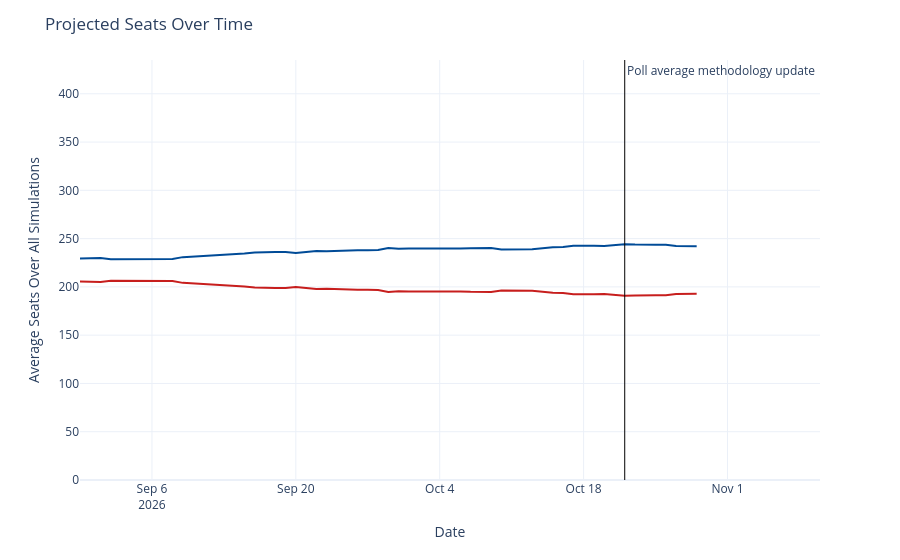

The notebook cell this image was saved under:
### Code cell
seats_over_time = output_ts[(output_ts['geo'] == 'US House') &
                             (output_ts['type'] == 'seats')]
seats_over_time['rep_seats'] = seats_over_time['y'].map(lambda x: 435 - x)
seats_over_time = seats_over_time.rename({'y': 'Democrats', 'rep_seats': 'Republicans'}, axis=1)
seats_time_ser = px.line(seats_over_time, x='date', y=['Democrats', 'Republicans'], template='plotly_white',
                        color_discrete_map={'Democrats': '#004b97', 'Republicans': '#c71e1d'},)
seats_time_ser.update_traces(hovertemplate="%{y:.1f}")
seats_time_ser.update_layout(
    xaxis=dict(range=[pd.to_datetime('2026-08-30'), pd.to_datetime('2026-11-10')]),
    yaxis=dict(range=[0, 435]),
    xaxis_title='Date',
    yaxis_title='Average Seats Over All Simulations',
    title=dict(text="Projected Seats Over Time"),
    hovermode="x",
    showlegend=False
)
seats_time_ser.add_vline(x=pd.to_datetime('2026-10-22').timestamp() * 1000, line_width=1, line_color='black',
                          annotation_text='Poll average methodology update', annotation_position='top right')
seats_time_ser

### Figure 1 — Plotly figure (JSON) as saved in the notebook; plotly's stock layout.template omitted (floating-point values rounded to 4 significant figures)
{"data": [{"hovertemplate": "%{y:.1f}", "legendgroup": "Democrats", "line": {"color": "#004b97", "dash": "solid"}, "marker": {"symbol": "circle"}, "mode": "lines", "name": "Democrats", "orientation": "v", "showlegend": true, "type": "scatter", "x": ["2026-08-30", "2026-08-31", "2026-09-01", "2026-09-02", "2026-09-03", "2026-09-04", "2026-09-05", "2026-09-06", "2026-09-07", "2026-09-08", "2026-09-09", "2026-09-14", "2026-09-15", "2026-09-16", "2026-09-17", "2026-09-18", "2026-09-19", "2026-09-20", "2026-09-21", "2026-09-22", "2026-09-23", "2026-09-24", "2026-09-25", "2026-09-26", "2026-09-27", "2026-09-28", "2026-09-29", "2026-09-30", "2026-10-01", "2026-10-02", "2026-10-03", "2026-10-04", "2026-10-05", "2026-10-06", "2026-10-07", "2026-10-08", "2026-10-09", "2026-10-10", "2026-10-11", "2026-10-12", "2026-10-13", "2026-10-15", "2026-10-16", "2026-10-17", "2026-10-18", "2026-10-19", "2026-10-20", "2026-10-21", "2026-10-22", "2026-10-23", "2026-10-24", "2026-10-25", "2026-10-26", "2026-10-27", "2026-10-29"], "xaxis": "x", "y": [229.4, 230.0, 230.0, 228.5, 228.5, 228.7, 228.7, 228.9, 228.8, 228.9, 230.8, 233.6, 234.7, 235.7, 236.2, 236.1, 236.0, 235.0, 236.2, 237.2, 236.9, 237.4, 237.9, 237.9, 237.9, 238.2, 240.4, 239.5, 239.7, 239.6, 239.5, 239.7, 239.8, 239.7, 240.1, 240.1, 240.2, 238.8, 238.7, 238.7, 238.9, 240.9, 241.3, 242.6, 242.9, 242.5, 242.4, 243.5, 244.2, 243.8, 244.0, 243.7, 243.6, 242.4, 242.2], "yaxis": "y"}, {"hovertemplate": "%{y:.1f}", "legendgroup": "Republicans", "line": {"color": "#c71e1d", "dash": "solid"}, "marker": {"symbol": "circle"}, "mode": "lines", "name": "Republicans", "orientation": "v", "showlegend": true, "type": "scatter", "x": ["2026-08-30", "2026-08-31", "2026-09-01", "2026-09-02", "2026-09-03", "2026-09-04", "2026-09-05", "2026-09-06", "2026-09-07", "2026-09-08", "2026-09-09", "2026-09-14", "2026-09-15", "2026-09-16", "2026-09-17", "2026-09-18", "2026-09-19", "2026-09-20", "2026-09-21", "2026-09-22", "2026-09-23", "2026-09-24", "2026-09-25", "2026-09-26", "2026-09-27", "2026-09-28", "2026-09-29", "2026-09-30", "2026-10-01", "2026-10-02", "2026-10-03", "2026-10-04", "2026-10-05", "2026-10-06", "2026-10-07", "2026-10-08", "2026-10-09", "2026-10-10", "2026-10-11", "2026-10-12", "2026-10-13", "2026-10-15", "2026-10-16", "2026-10-17", "2026-10-18", "2026-10-19", "2026-10-20", "2026-10-21", "2026-10-22", "2026-10-23", "2026-10-24", "2026-10-25", "2026-10-26", "2026-10-27", "2026-10-29"], "xaxis": "x", "y": [205.6, 205.0, 205.0, 206.5, 206.5, 206.3, 206.3, 206.1, 206.2, 206.1, 204.2, 201.4, 200.3, 199.3, 198.8, 198.9, 199.0, 200.0, 198.8, 197.8, 198.1, 197.6, 197.1, 197.1, 197.1, 196.8, 194.6, 195.5, 195.3, 195.4, 195.5, 195.3, 195.2, 195.3, 194.9, 194.9, 194.8, 196.2, 196.3, 196.3, 196.1, 194.1, 193.7, 192.4, 192.1, 192.5, 192.6, 191.5, 190.8, 191.2, 191.0, 191.3, 191.4, 192.6, 192.8], "yaxis": "y"}], "layout": {"annotations": [{"showarrow": false, "text": "Poll average methodology update", "x": 1792627200000, "xanchor": "left", "xref": "x", "y": 1, "yanchor": "top", "yref": "y domain"}], "hovermode": "x", "legend": {"title": {"text": "variable"}, "tracegroupgap": 0}, "margin": {"t": 60}, "shapes": [{"line": {"color": "black", "width": 1}, "type": "line", "x0": 1792627200000, "x1": 1792627200000, "xref": "x", "y0": 0, "y1": 1, "yref": "y domain"}], "showlegend": false, "title": {"text": "Projected Seats Over Time"}, "xaxis": {"anchor": "y", "domain": [0, 1], "range": ["2026-08-30T00:00:00", "2026-11-10T00:00:00"], "title": {"text": "Date"}}, "yaxis": {"anchor": "x", "domain": [0, 1], "range": [0, 435], "title": {"text": "Average Seats Over All Simulations"}}}}
